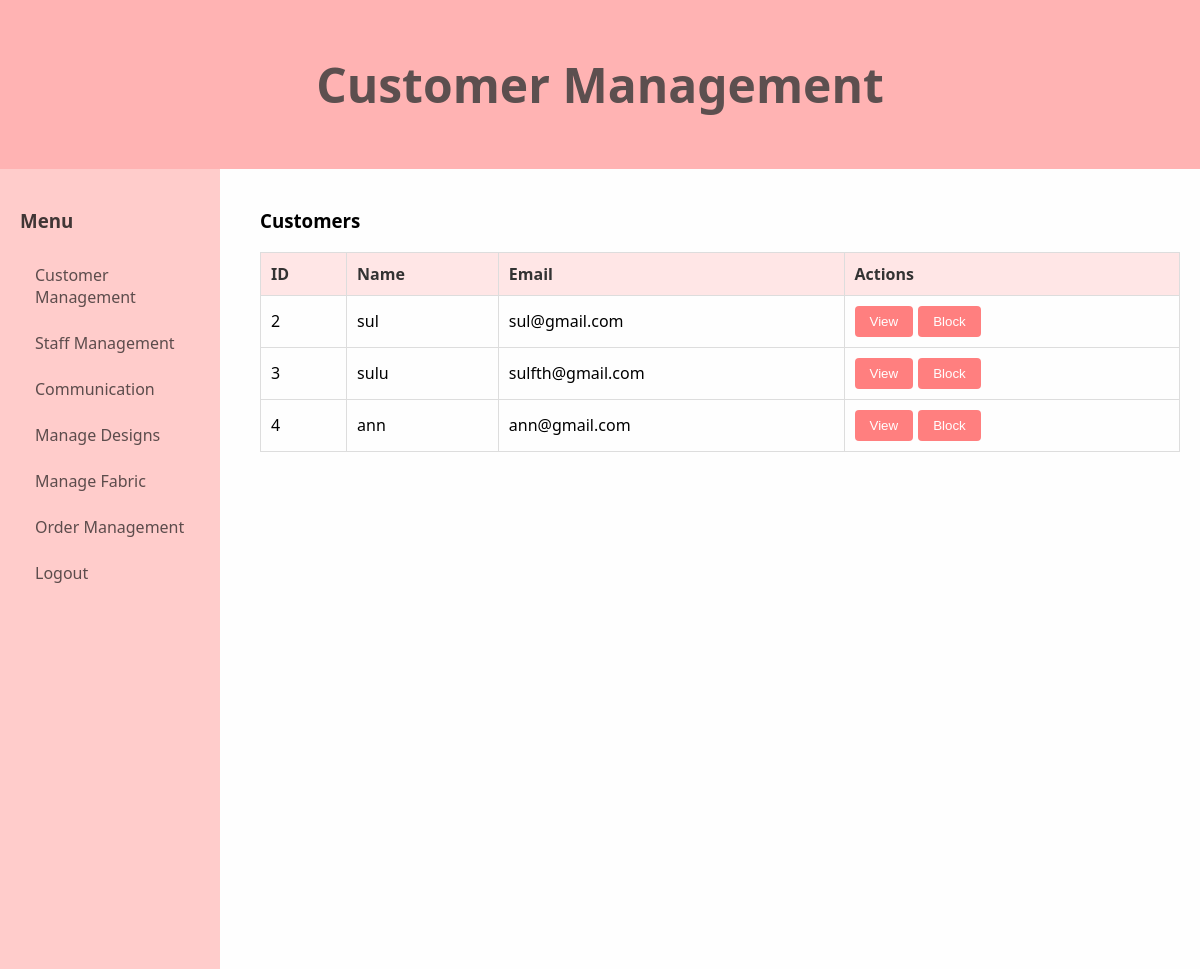
Page /admin/customers.php on the committed database.
### tables this page shows
CREATE TABLE `users` (
  `USER_ID` int(11) NOT NULL,
  `USERNAME` varchar(50) NOT NULL,
  `PASSWORDD` varchar(255) NOT NULL,
  `EMAIL` varchar(100) NOT NULL,
  `PHONE` varchar(15) NOT NULL,
  `USER_TYPE` enum('ADMIN','CUSTOMER','STAFF','OFF_CUSTOMER') NOT NULL,
  `ADDRESSS` text DEFAULT NULL,
  `CREATED_AT` datetime NOT NULL DEFAULT current_timestamp(),
  `PROFILE_PICTURE` varchar(255) DEFAULT NULL,
  `blocked` tinyint(1) DEFAULT 0
);

### admin/customers.php (the view, shortened to what this page needs)
<?php
$conn = new mysqli('localhost', 'root', '', 'fashion');
$sql = "SELECT USER_ID, USERNAME, EMAIL, blocked FROM users WHERE USER_TYPE = 'CUSTOMER'";
$result = $conn->query($sql);
?>
<!DOCTYPE html>
<html lang="en">
<head>
    <link rel="stylesheet" href="admin1.css">
</head>
<body>
    <div class="header">
        <h1>Customer Management</h1>
    </div>
    <div class="admin-dashboard">
        <aside class="sidebar">
            <h3>Menu</h3>
            <a href="customers.php">Customer Management</a>
            <a href="staff.php">Staff Management</a>
            <a href="communications.php">Communication</a>
            <a href="manageDesign.php">Manage Designs</a>
            <a href="manageFabric.php">Manage Fabric</a>
            <a href="OrderManage.php">Order Management</a>
            <a href="logout.php">Logout</a>
        </aside>
        <main class="content">
            <section id="customers-section" class="section">
                <h3>Customers</h3>
                <table>
                    <thead>
                        <tr>
                            <th>ID</th>
                            <th>Name</th>
                            <th>Email</th>
                            <th>Actions</th>
                        </tr>
                    </thead>
                    <tbody>
                        <?php
                        if ($result->num_rows > 0) {
                            while ($row = $result->fetch_assoc()) {
                                echo "<tr>";
                                echo "<td>" . $row["USER_ID"] . "</td>";
                                echo "<td>" . $row["USERNAME"] . "</td>";
                                echo "<td>" . $row["EMAIL"] . "</td>";
                                echo "<td>";
                                echo "<a href='view_customer.php?id=" . $row["USER_ID"] . "'><button>View</button></a>";
                                if ($row['blocked'] == 1) {
                                    echo "<a href='customers.php?action=unblock&id=" . $row["USER_ID"] . "' onclick='return confirm(\"Are you sure you want to unblock this customer?\");'><button>Unblock</button></a>";
                                } else {
                                    echo "<a href='customers.php?action=block&id=" . $row["USER_ID"] . "' onclick='return confirm(\"Are you sure you want to block this customer?\");'><button>Block</button></a>";
                                }
                                echo "</td>";
                                echo "</tr>";
                            }
                        } else {
                            echo "<tr><td colspan='4'>No customers found</td></tr>";
                        }
                        ?>
                    </tbody>
                </table>
            </section>
        </main>
    </div>
</body>
</html>

### admin/admin1.css (style rules this page uses)
body { font-family: 'Segoe UI', Tahoma, Geneva, Verdana, sans-serif; background-color: #fefefe; margin: 0; padding: 0; }
.header { background-color: #ffb3b3; color: #5c4f4f; padding: 20px; text-align: center; font-size: 1.5em; }
.sidebar { width: 220px; background-color: #ffcccb; color: #413636; height: 100vh; float: left; padding: 20px; box-sizing: border-box; transition: width 0.3s; }
.sidebar a { color: #5c4c4c; display: block; padding: 12px 15px; text-decoration: none; border-radius: 4px; transition: background-color 0.3s; }
.content { margin-left: 240px; padding: 20px; box-sizing: border-box; }
.section { margin-bottom: 20px; }
table { width: 100%; border-collapse: collapse; }
th, td { border: 1px solid #ddd; padding: 10px; text-align: left; }
th { background-color: #ffe6e6; color: #333; }
button { padding: 8px 15px; margin-right: 5px; border: none; color: white; border-radius: 4px; background-color: #ff7f7f; cursor: pointer; transition: background-color 0.3s, transform 0.2s; }

### rows in the picture
users: USER_ID "2", USERNAME "sul", EMAIL "sul@gmail.com"
users: USER_ID "3", USERNAME "sulu", EMAIL "sulfth@gmail.com"
users: USER_ID "4", USERNAME "ann", EMAIL "ann@gmail.com"
